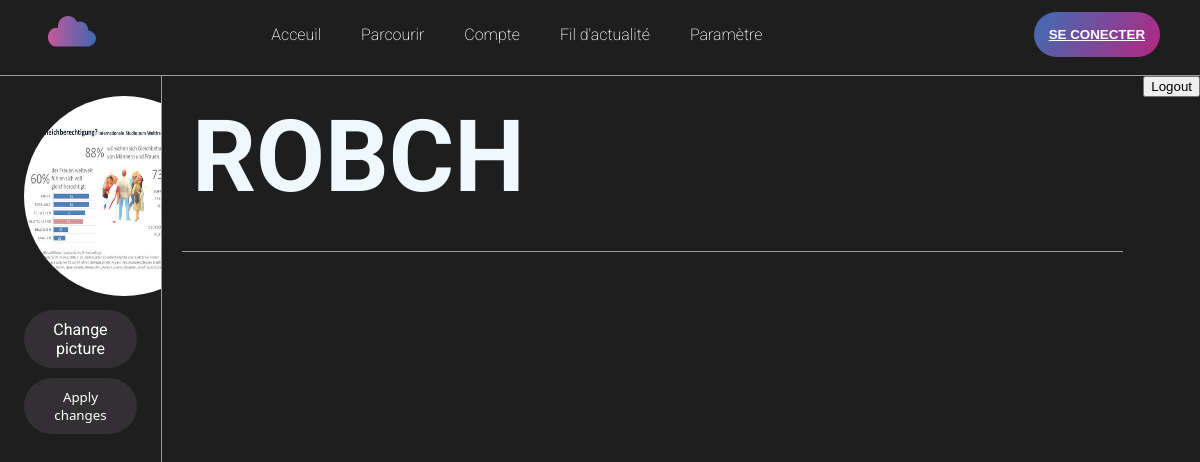
The page /profile/ (signed in) on the database as committed earlier.
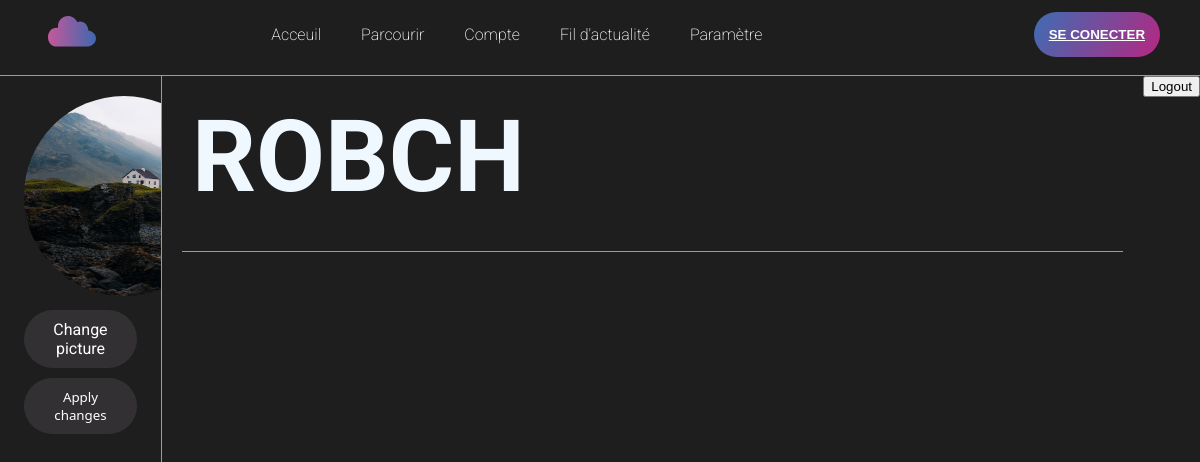
The same page on the database as committed later.
### MainApp/models.py (models this page shows)
class CustomUser(AbstractUser):
    full_name = models.CharField(max_length=100)
    email = models.EmailField(unique=True)
    country = models.CharField(max_length=100)
    profile_picture = models.ImageField(upload_to='profile_pictures/', blank=True, null=True)

### MainApp/views.py (the view)
# urls.py: path('profile/', views.profile, name='profile'),
@login_required
def profile(request):
    user = request.user
    return render(request, 'MainApp/profile.html', {'user': user})

### MainApp/templates/MainApp/profile.html (shortened to what this page needs)
<!DOCTYPE html>
<html lang="en">
<head>
    <head>
        {% load static %}
        <link rel="stylesheet" type="text/css" href="{% static 'css/profile.css' %}">
        <link rel="stylesheet" href="https://use.fontawesome.com/releases/v5.3.1/css/all.css">
      </head>
</head>
    <a href="{% url 'index' %}"><div id="logoSmall">
    </div></a>
    <div id="TopBar">
        <div class="topBarClickable"><a href="{% url 'index' %}">Acceuil</a></div>
        <div class="topBarClickable"><a href="{% url 'explore' %}">Parcourir</a></div>
        <div class="topBarClickable"><a href="{% url 'profile' %}">Compte</a></div>
        <div class="topBarClickable"><a>Fil d'actualité</a></div>
        <div class="topBarClickable"><a>Paramètre</a></div>
        <div style="margin-right: 40px;"><button id="loginButton"><a href="{% url 'loginAndRegister' %}" style="color: #fff; font-weight: 900;">SE CONECTER</a></button></div>
    </div>
    <div id="pagePool">
        <div id="SideMenu">
            {% if user.profile_picture %}
                <img src="{{ user.profile_picture.url }}" alt="Profile Picture" class="profile-picture">
            {% endif %}
            <form action="{% url 'upload_profile_picture' %}" method="post" enctype="multipart/form-data">
                <label for="file" class="custom-file-upload">
                    Change picture
                </label>
                <button type="submit" id="profileButton"><label for="profileButton" >Apply changes</label></button>
            </form>
        </div>
        <div id="miniTopBar">
            <h1> {{ user.username }}</h1>
        </div>
    <div>
    <form action="{% url 'logout' %}" method="post">
        <button type="submit" class="profileButton">Logout</button>
    </form>
</body>
</html>

### MainApp/static/css/profile.css (style rules this page uses)
body, html { height: 100%; margin: 0; padding: 0; display: flex; flex-direction: column; font-family: Roboto; }
#TopBar { display: flex; align-items: center; justify-content: center; color: aliceblue; padding-top: 1%; padding-bottom: 1.5%; border-bottom: 1px solid #9c9b9b; position: relative; }
#loginButton { padding: 15px; width: 100%; border: none; border-radius: 30px; color: #fff; cursor: pointer; background: linear-gradient(120deg, #3e6db4, rgb(181, 39, 129)); transition: opacity .25s ease-in-out; -moz-transition: opacity .25s ease-in-out; -webkit-transition: opacity .25s ease-in-out; }
#logoSmall { margin-right: 10px; width: 4%; position: absolute; left: 4%; top: 2%; }
.topBarClickable { margin: 0 20px; color: aliceblue; font-family: Roboto; font-weight: 200; }
.topBarClickable a { text-decoration: none; color: rgb(255, 255, 255); }
#SideMenu { margin-top: 0px; height: 100%; width: 12%; border-right: 1px solid #9c9b9b; padding-left: 2%; padding-right: 2%; overflow-y: auto; height: 100%; }
.profile-picture { margin-top: 20px; width: 200px; height: 200px; border-radius: 50%; }
#profileButton { display: flex; align-items: center; justify-content: center; padding: 10px 20px; cursor: pointer; text-align: center; background-color: #655f684d; color: #fff; border-radius: 50px; margin-top: 10px; border: none; width: 100%; font-family: system-ui, -apple-system, BlinkMacSystemFont, 'Segoe UI', Roboto, Oxygen, Ubuntu, Cantarell, 'Open Sans', 'Helvetica Neue', sans-serif; }
h1 { font-size: 100px; margin: 10px; text-transform : uppercase; }
.custom-file-upload { display: flex; padding: 10px 20px; cursor: pointer; text-align: center; justify-content: center; background-color: #655f684d; color: #fff; border-radius: 50px; margin-top: 10px; }
#pagePool { display: flex; width: 100%; min-height: 300px; flex-grow: 1; }
#miniTopBar { display: flex; justify-content: space-between; color: aliceblue; padding-top: 1%; padding-bottom: 1.5%; width: 100%; margin-right: 20px; border-bottom: 1px solid #9c9b9b; max-height: 20%; margin-left: 20px; }

Rows that differ between the two databases and show on the page:
changed CustomUser "ROBCH": profile_picture: a different picture
